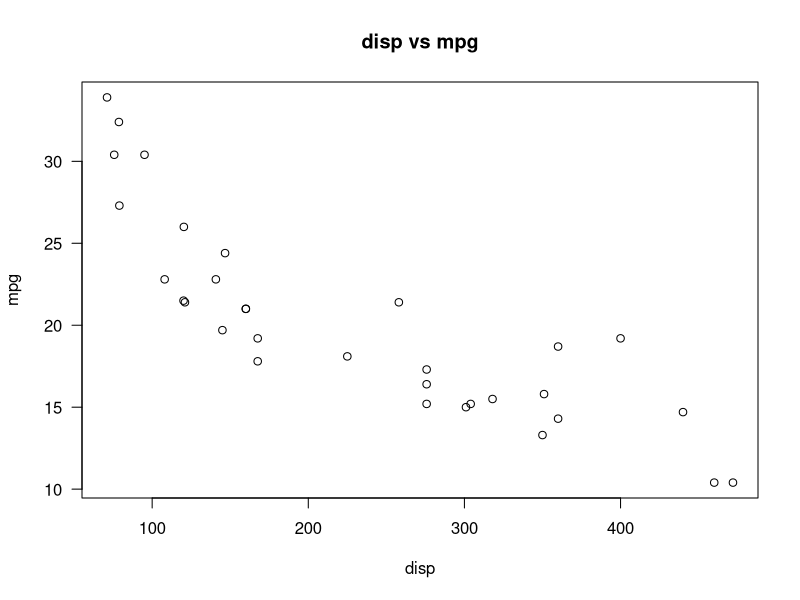
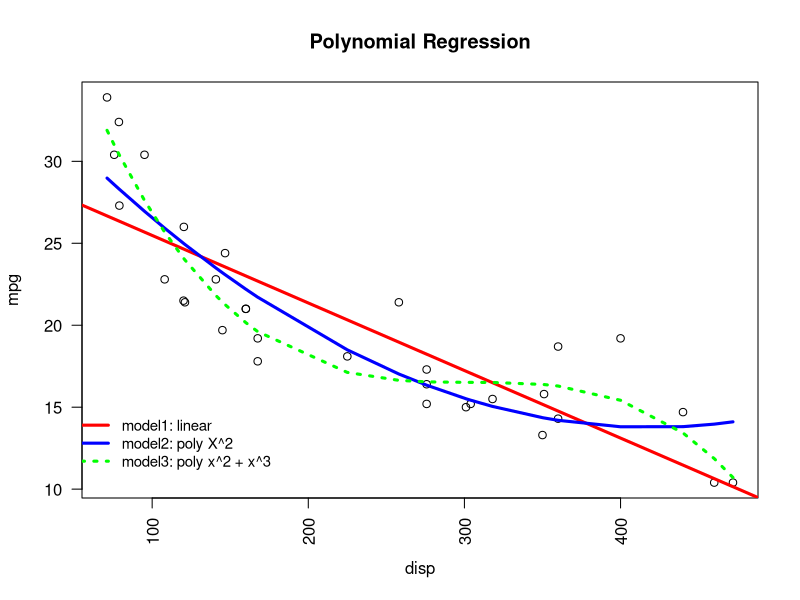

These figures' R source, in order:
#Handling the data
# Load the mtcars dataset
data("mtcars")
# View the mtcars dataset
View(mtcars)
# Dimensions of the mtcars dataset
dim(mtcars)
# Display the first few rows of the mtcars dataset
head(mtcars)
# Display the last few rows of the mtcars dataset
tail(mtcars)
# Column names of the mtcars dataset
colnames(mtcars)
# Number of Missing Values in each column of the mtcars dataset
colSums(is.na(mtcars))
# Structure of the mtcars dataset
str(mtcars)
# Summary statistics of the mtcars dataset
summary(mtcars)
# Summary statistics of the "mpg" column in the mtcars dataset
summary(mtcars$mpg)
# Summary statistics of the "wt" column in the mtcars dataset
summary(mtcars$wt)


#make a plot of LungCap vs Height
#plot(Height, LungCap, main="Polynomial Regression",las=1)
library(ggplot2)
attach(mtcars)
plot(disp, mpg, main="disp vs mpg",las=1)

plot(disp, mpg, main="Polynomial Regression",las=2)

#now lets fit linear model
model1 <- lm(mpg ~ disp)
summary(model1)

#add line to the plot make it thick and red
abline(model1,lwd=3,col="red")

#Fitting the polynomial regression model with degree 2
model2 <- lm(mpg ~ disp + I(disp^2))
summary(model2)
lines(smooth.spline(disp,predict(model2)),col="blue",lwd=3)

#Test if the model including Height^2 is significant,better than one with
#using partial F-test

anova(model1,model2)

#Try fitting a model that includes Height^3 as well
model3 <- lm(mpg ~ disp + I(disp^2) + I(disp^3))
summary(model3)

anova(model2,model3)

#now lets add this model to the plot using a thick green line
lines(smooth.spline(disp,predict(model3)),col="green",lwd=3,lty=3)
legend(46,15,legend =c("model1: linear","model2: poly X^2", "model3: poly x^2 + x^3"),col=c("red","blue","green"),lty=c(1,1,3),lwd=3,bty="n",cex=0.9)